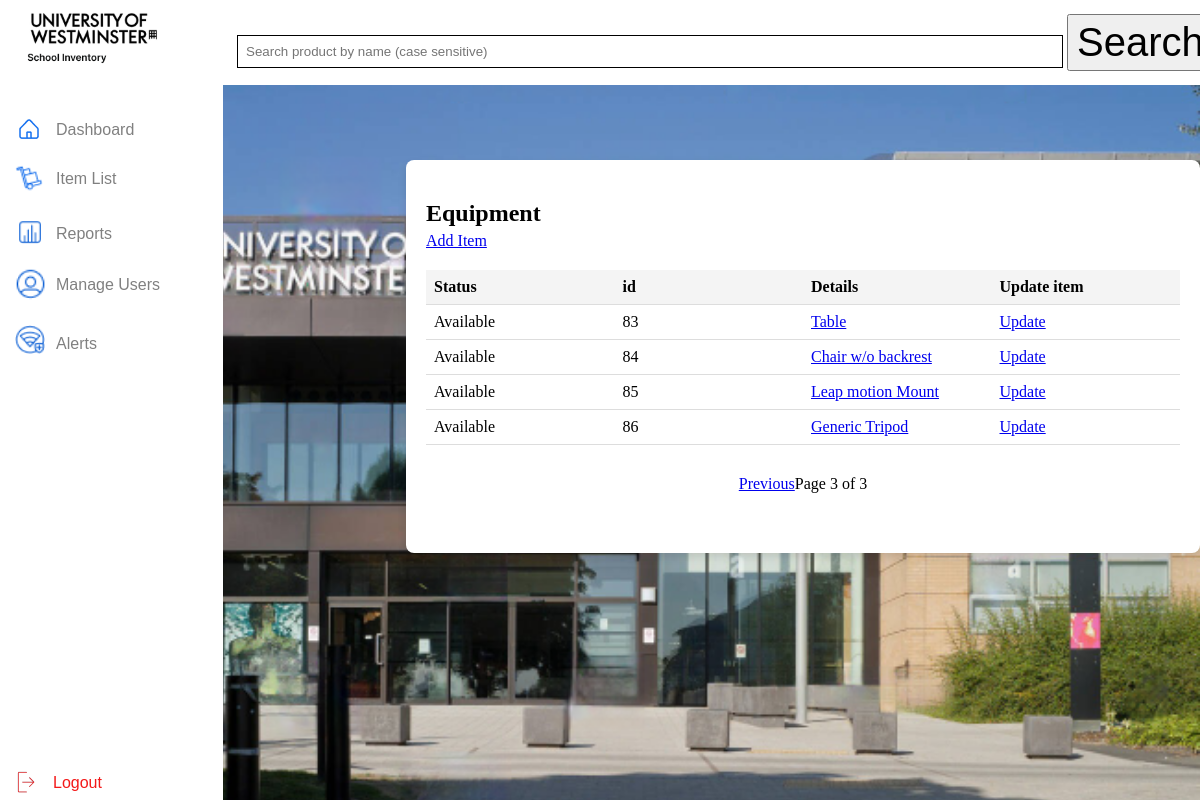
/inventory/admin-item-list/?page=3 (signed in), run on the app's committed database.
### inventory/models/equipment.py (models this page shows, shortened)
class Equipment(models.Model):
    id = models.AutoField(primary_key=True)
    name = models.CharField(max_length=255, verbose_name="Equipment Name")
    serial_number = models.CharField(max_length=255, unique=True, verbose_name="Serial Number")
    category = models.CharField(max_length=100, default="General", verbose_name="Category")
    cpu = models.CharField(max_length=100, verbose_name="CPU")
    status = models.CharField(max_length=50, default='Available', choices=(
        ('Available', 'Available'),
        ('Reserved', 'Reserved'),
        ('Unavailable', 'Unavailable')
    ), verbose_name="Status")
    image_url = models.CharField(max_length=255, null=True, blank=True, verbose_name="Image URL")
    class Meta:
        verbose_name = "Equipment"
        verbose_name_plural = "Equipments"

### inventory/views.py (the view)
# urls.py: path('admin-item-list/', views.admin_item_list, name='admin_item_list'),
@login_required
def admin_item_list(request):
    if request.method == 'POST':
        selected_items = request.POST.getlist('product[]')
        try:
            for item_serial in selected_items:
                equipment = Equipment.objects.get(device_serial=item_serial)
                Booking.objects.create(
                    user=request.user,
                    equipment=equipment,
                    start_date=timezone.now(),
                    end_date=timezone.now() + timedelta(days=7),
                    approval_status=False
                )
            messages.success(request, "Your reservation has been submitted for approval.")
        except Equipment.DoesNotExist:
            messages.error(request, "One or more selected items could not be found.")
        return redirect('inventory/admin-itemlist')  # Redirect to a URL that is confirmed to exist
    else:
        equipment_list = Equipment.objects.all()
        search_query = request.GET.get('search', '')  # Provide a default value if search query is None
        search_query = search_query.strip(", ")  # Strip any commas and spaces from the search query
        print("Search Query:", search_query)  # Debugging print statement
        equipment_list = Equipment.objects.all()
        if search_query:
            equipment_list = equipment_list.filter(name__icontains=search_query)
        paginator = Paginator(equipment_list, 10)  # Show 10 equipments per page
        page_number = request.GET.get('page')
        page_obj = paginator.get_page(page_number)
        return render(request, 'inventory/admin-itemlist.html', {'page_obj': page_obj})

### inventory/templates/inventory/admin-itemlist.html (shortened to what this page needs)
<!DOCTYPE html>
<html lang="en">
<head>
    {% load static %}
    <link rel="stylesheet" href="{% static 'css/admin-itemlist.css' %}">
</head>
<body>
    <div class="content-wrapper">
        <div class="Nav-sidebar">
            <ul class="Nav-bar">
                <li> <a href="{% url 'inventory:admin_dashboard'%}" onclick="toggleNav(this)">Dashboard</a></li>
                <a href="{% url 'inventory:admin_dashboard'%}"><img src="{% static 'Images/home.png' %}" alt="Dashboard Icon" class="dash-icon"></a>
                <li> <a href="#" onclick="toggleNav(this)">Item List</a></li>
                <a href="#"><img src="{% static 'Images/itemlist.png' %}" alt="Item List Icon" class="item-icon"></a>
                <li> <a href="{% url 'inventory:generate_reports'%}" onclick="toggleNav(this)">Reports</a></li>
                <a href="{% url 'inventory:generate_reports'%}"><img src="{% static 'Images/Report.png' %}" alt=" Report Icon" class="report-icon"></a>
                <li> <a href="{% url 'inventory:manage_users'%}" onclick="toggleNav(this)">Manage Users</a></li>
                <a href="{% url 'inventory:manage_users'%}"><img src="{% static 'Images/Manage users.png' %}" alt="manage users report-icon" class="manageusers-icon"></a>
                <li><a href="{% url 'inventory:admin_alerts' %}" onclick="toggleNav(this)">Alerts</a></li>
                <a href="{% url 'inventory:admin_alerts' %}"><img src="{% static 'Images/Alert.png' %}" alt="Alerts Icon" class="alert-icon"></a>
            </ul>
        </div>
        <div class="Logout-nav">
            <ul>
                <li><a href="{% url 'inventory:logout' %}">Logout</a></li>
                <a href=#><img src="{% static 'Images/Logout.png' %}" alt="Logout Icon" class="Logout-icon"></a>
            </ul>
        </div>
        <div class="westmnstr-logo">
            <a href="Dashboard.html">
                <img src="{% static 'Images/Westminster Logo.png' %}" alt="Westminster Logo">
            </a>
        </div>
        <div class="top-bar">
            <div class="search-bar">
                <form action="{% url 'inventory:admin_item_list' %}" method="GET">
                    <input type="text" placeholder="Search product by name (case sensitive)" name="search">
                    <button type="submit">Search</button>
                </form>
            </div>
            <div class="dropdown">
            </div>
        </div>
        <div class="main-content">
            <div class="main-content">
                <section class="equipment-section">
                    <h2>Equipment</h2>
                    <a href="{% url 'inventory:add_equipment' %}" class="add-item-button">Add Item</a>
                <table>
                    <thead>
                        <tr>
                            <th>Status</th>
                            <th>id</th>
                            <th>Details</th>
                            <th>Update item</th>
                        </tr>
                    </thead>
                    <tbody>
                        {% for equipment in page_obj %}
                        <tr>
                            <td>{{ equipment.status }}</td>
                            <td>{{ equipment.id }}</td>
                            <td><a href="{% url 'inventory:equipment_details' equipment.id %}">{{ equipment.name }}</a></td>
                            <td><a href="{% url 'inventory:update_equipment' equipment.id %}" class="update-button">Update</a></td>
                        </tr>
                        {% empty %}
                        <tr><td colspan="6">No equipment available.</td></tr>
                        {% endfor %}
                    </tbody>
                </table>
                    <div class="pagination">
                        {% if page_obj.has_previous %}
                            <a href="?page={{ page_obj.previous_page_number }}">Previous</a>
                        {% endif %}
                        <span>Page {{ page_obj.number }} of {{ page_obj.paginator.num_pages }}</span>
                    </div>
                </section>
        </div>
    </div>
</body>
</html>

### inventory/static/css/admin-itemlist.css (style rules this page uses)
body { width: auto; background-image: url('../Images/university-of-westminister-harrow-campus1111-under-construction-harrow-EDEA9D_result.png'); background-size: cover; overflow: hidden; margin: 0px; padding: 0px; display: flex; flex-direction: column; justify-content: center; }
body::after { position: relative; top: 0; left: 0; width: 100%; height: 130%; background-color: rgba(0, 0, 0, 0.5); }
.search-bar { width: 100%; background-color: white; padding: 14px; position: fixed; top: 0; left: 223px; z-index: 3; }
.search-bar input[type=text] { width: 808px; padding: 8px; border: 1px solid rgb(0, 0, 0); }
.search-bar button[type="submit"] { padding: 4px 8px; font-size: 40px; }
.dropdown { position: absolute; top: 0; right: 117px; margin-top: 10px; margin-right: 10px; }
.westmnstr-logo { position: fixed; top: 0; left: 0; padding: 20px; z-index: 2; }
.westmnstr-logo img { width: 150px; height: auto; position: relative; top: -15px; }
.Nav-sidebar { width: 223px; height: 100%; background-color: white; color: #fff; position: fixed; left: 0; top: 0; z-index: 1; overflow-x: hidden; margin-bottom: 0; }
.Nav-bar li a { display: block; color: gray; padding: 1px 16px; text-decoration: none; font-size: medium; position: relative; bottom: -104px; font-family: Arial, Helvetica, sans-serif; }
.dash-icon { position: relative; top: 81px; left: -23px; width: 24px; height: auto; }
.item-icon { position: relative; top: 78px; left: -26px; width: 30px; height: auto; }
.report-icon { position: relative; top: 79px; left: -23px; width: 26px; height: auto; }
.manageusers-icon { position: relative; top: 76px; left: -26px; width: 33px; height: auto; }
.alert-icon { position: relative; top: 75px; left: -25px; width: 30px; height: 30px; }
.Logout-nav { position: fixed; bottom: 0; left: 0; width: 223px; background-color: white; z-index: 1; }
.top-bar { width: 100%; height: 60px; background-color:white; color: white; display: flex; align-items: center; padding: 0 20px; position: fixed; top: 0; right: 0px; overflow-y: hidden; }
.Logout-nav ul { list-style: none; padding: 0; margin: 0; }
.Logout-nav li { display: block; padding: 10px; }
.Logout-nav li a { color: #F31919; font-family: Arial, Helvetica, sans-serif; cursor: pointer; position: relative; text-decoration: none; right: -43px; bottom: -28px; }
.Logout-icon { position: relative; top: -3px; right: -17px; }
table { width: 100%; border-collapse: collapse; table-layout: fixed; margin-top: 20px; position: relative; z-index: 2; }
thead { background-color: #f4f4f4; }
th, td { text-align: left; padding: 8px; border-bottom: 1px solid #ddd; word-break: break-word; }
table tr { border-bottom: 1px solid #ccc; }
.pagination { display: flex; justify-content: center; position: relative; z-index: 2; padding: 10px 0; margin-top: 20px; background-color: transparent; align-items: center; }
.main-content { padding-top: 40px; margin-left: 223px; }
.equipment-section { background-color: rgba(255, 255, 255, 1); padding: 20px; border-radius: 8px; margin-top: 10vh; width: auto; max-width: 900px; margin-left: -40px; margin-right: auto; box-shadow: 0px 4px 8px rgba(0, 0, 0, 0.1); padding-bottom: 50px; }
.equipment-section h2 { color: #000000; margin-bottom: 5px; }

### data on the page
Equipment: status "Available", id "83", name "Table"
Equipment: status "Available", id "84", name "Chair w/o backrest"
Equipment: status "Available", id "85", name "Leap motion Mount"
Equipment: status "Available", id "86", name "Generic Tripod"

### other printed values
{{ page_obj.number }} "3"
{{ page_obj.paginator.num_pages }} "3"
